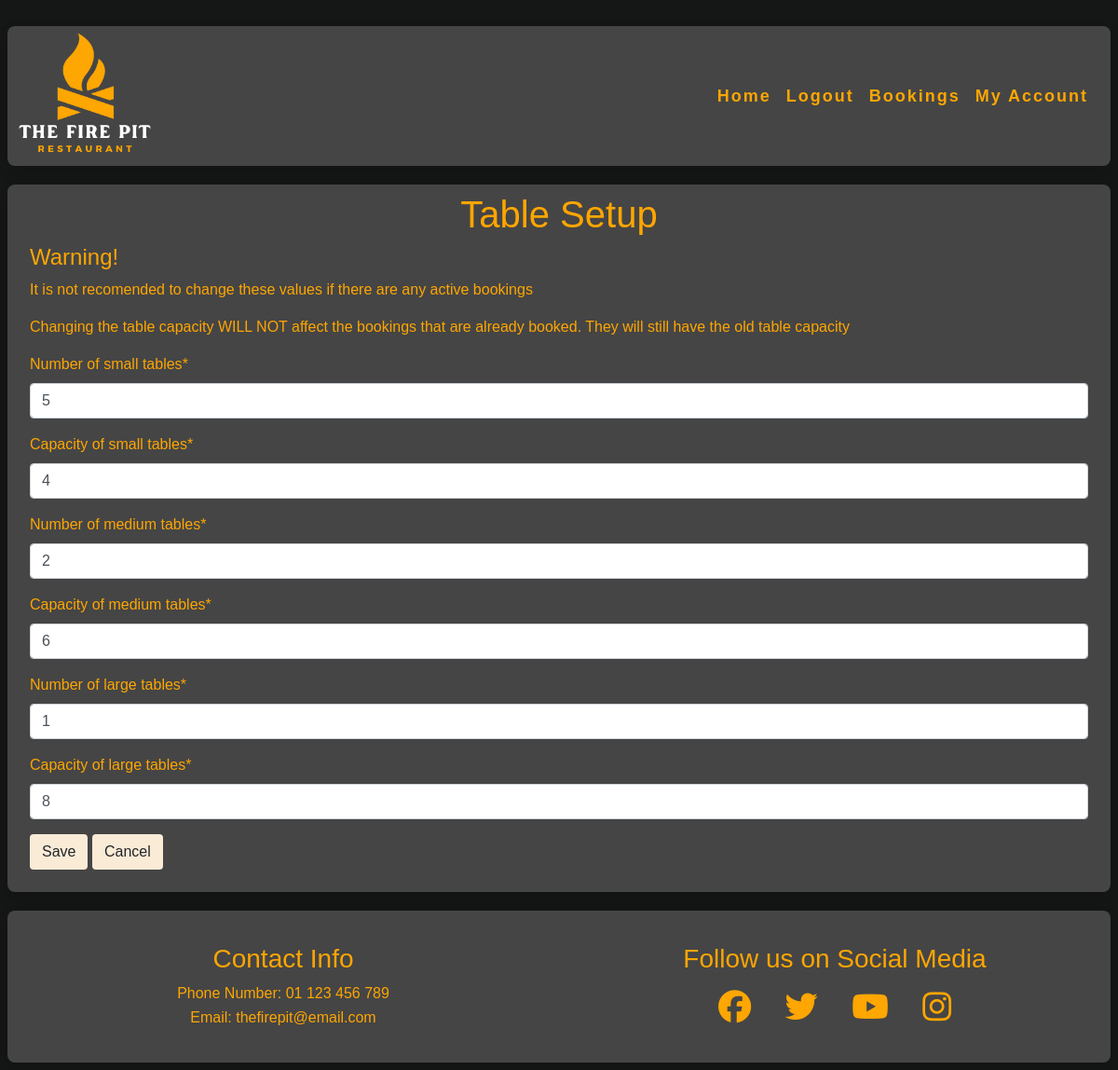
Page /booking/setup_page/1 (signed in) on the earlier database version.
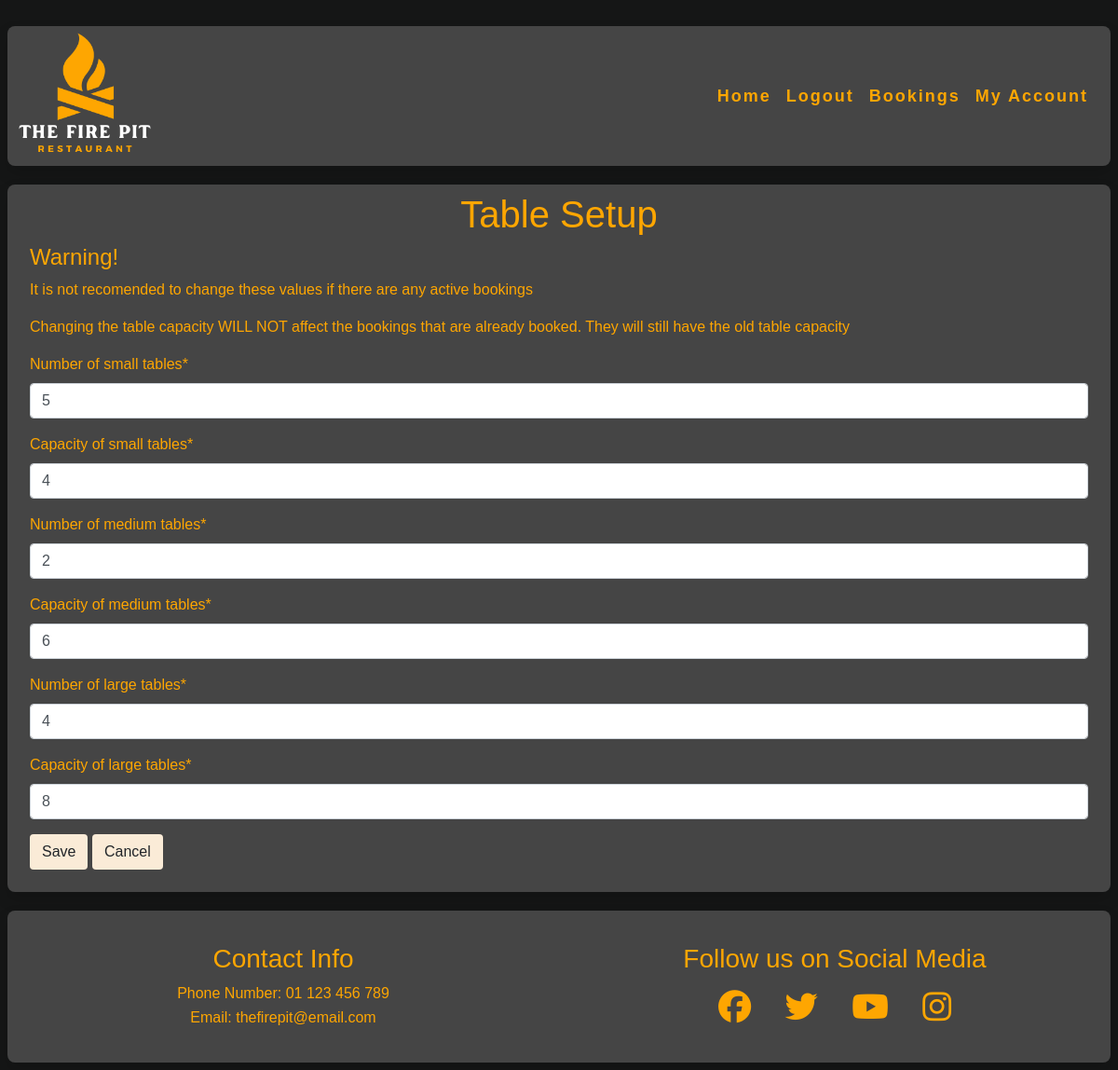
Same page on the later database version.
### booking/models.py (models this page shows, shortened)
class AvailableBookings(models.Model):
    available_tables_small = models.IntegerField(default=0)
    seats_per_table_small = models.IntegerField(default=0)
    available_tables_medium = models.IntegerField(default=0)
    seats_per_table_medium = models.IntegerField(default=0)
    available_tables_large = models.IntegerField(default=0)
    seats_per_table_large = models.IntegerField(default=0)
    updated_on = models.DateTimeField(default=0)
    updated_by = models.ForeignKey(
        User, default=0, on_delete=models.SET_DEFAULT,
        related_name="available_bookings"
    )

### booking/views.py (the view, shortened to what this page needs)
# urls.py: path('setup_page/<slug:pk>',
class setup_page(LoginRequiredMixin, UserPassesTestMixin, UpdateView):
    form_class = SetupForm
    template_name = 'booking/setup_page.html'
    success_url = "/"
    model = AvailableBookings
    def test_func(self):
        if self.request.user.is_staff:
            return True
        return False

### booking/forms.py (shortened to what this page needs)
class SetupForm(forms.ModelForm):
    class Meta:
        model = AvailableBookings
        fields = [
            'available_tables_small', 'seats_per_table_small',
            'available_tables_medium', 'seats_per_table_medium',
            'available_tables_large', 'seats_per_table_large',
            ]
        labels = {
            'available_tables_small': 'Number of small tables',
            'available_tables_medium': 'Number of medium tables',
            'available_tables_large': 'Number of large tables',
            'seats_per_table_small': 'Capacity of small tables',
            'seats_per_table_medium': 'Capacity of medium tables',
            'seats_per_table_large': 'Capacity of large tables',
        }

### booking/templates/booking/setup_page.html (shortened to what this page needs)
{% extends "base.html" %}
{% load static %}
{% load crispy_forms_tags %}
{% block content %}
<div class="m-3">
    <form method="POST" action="{% url 'setup_page' 1 %}" class="form mb-2 p-2 form-style" enctype="multipart/form-data">
        <h1 class="text-center">Table Setup</h1>
        <h4>Warning!</h4>
        <p>It is not recomended to change these values if there are any active bookings</p>
        <p>Changing the table capacity WILL NOT affect the bookings that are already booked. They will still have the old table capacity</p>
        {{ form|crispy }}
        <button type="submit" class="btn button-style mb-3">Save</button>
        <a class="btn button-style mb-3" href="{% url 'booking_home' %}">Cancel</a>
    </form>
</div>
{% endblock %}

Differences in the rows shown:
changed AvailableBookings: available_tables_large "1" → "4"
